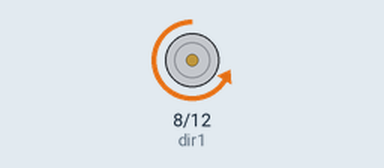
Simulated run of this sketch. Board: Arduino Uno, built with avr-gcc and run on an emulated ATmega328P. On the bench: motor-driver pin pairs drawn as motors (green arrow = first pin HIGH = forward, orange = second pin HIGH = backward, longer = more drive, scaled by the enable pin).

Above: at 3.0 s.
At 9.2 s:
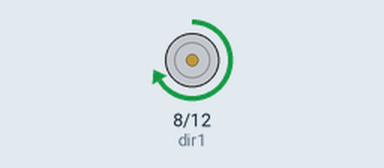
Timing chart, 0 to 16.0 s (numbered marks = the images above):
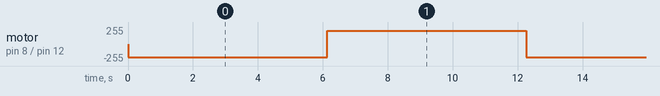

The sketch:

MotorCode.ino
```cpp
int speedPin = 9;
int dir1 = 8;
int dir2 = 12;
int mSpeed = 200;
int turn = 6135;
void setup() {
  // put your setup code here, to run once:
  pinMode(speedPin, OUTPUT);
  pinMode(dir1, OUTPUT);
  pinMode(dir2, OUTPUT);
  Serial.begin(96000);
}

void loop() {
  // put your main code here, to run repeatedly:
  digitalWrite(dir1,LOW);
  digitalWrite(dir2,HIGH);
  analogWrite(speedPin, mSpeed);

  delay(turn);

  digitalWrite(dir1,HIGH);
  digitalWrite(dir2,LOW);
  analogWrite(speedPin, mSpeed);

  delay(turn);
}
```

Measured:
- by itself, motor on pin 8 (dir1) / pin 12 (dir2): alternates forward 200/255 for 6.1 s and backward 200/255 for 6.1 s
